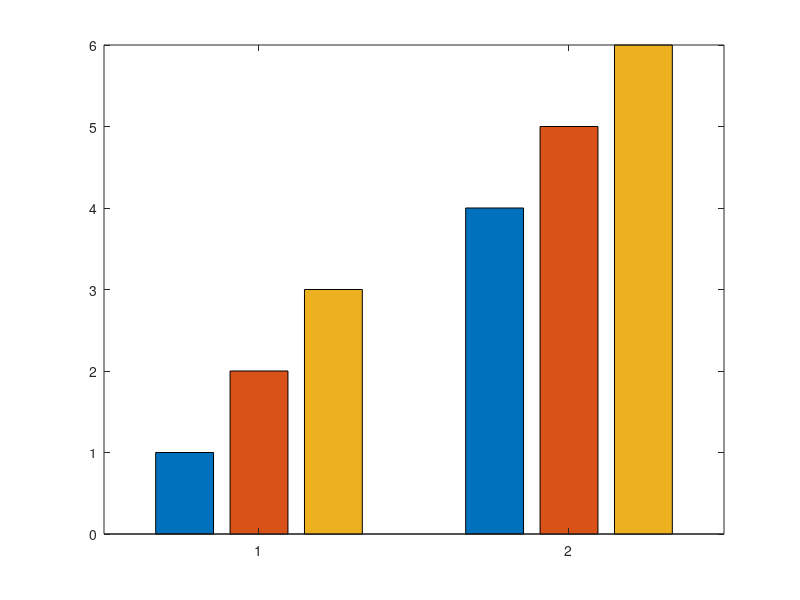
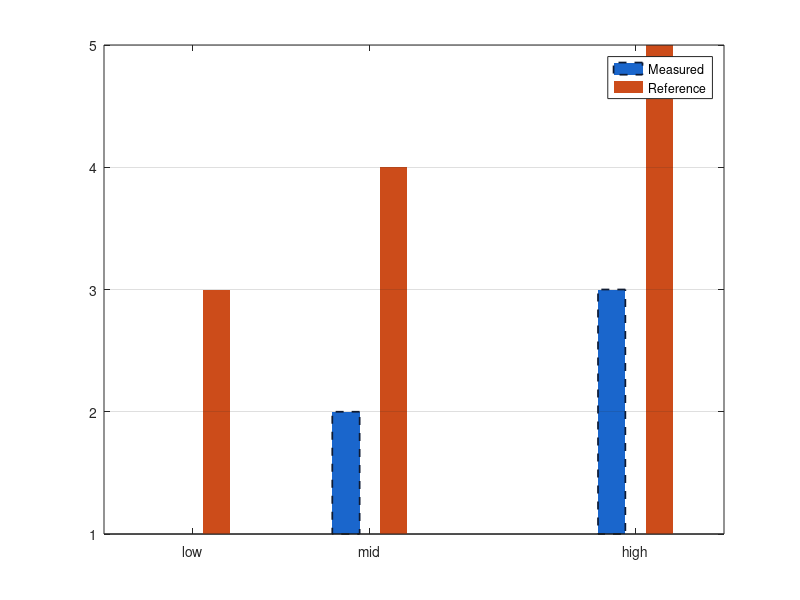
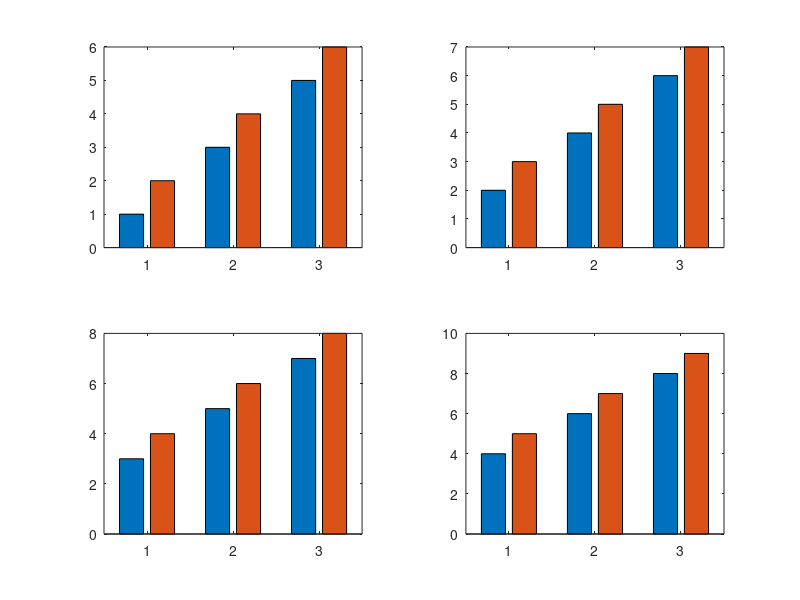

These charts were generated, in order, by the following MATLAB code:
function evidence = auditM52GroupedBarRuntime(outputPath)
%AUDITM52GROUPEDBARRUNTIME Capture privacy-safe grouped-bar runtime evidence.
    if nargin < 1, outputPath = ''; end
    evidence = struct('runtime', runtimeInfo(), 'fixtures', {{}});
    evidence.fixtures{end+1} = inspectBasic();
    evidence.fixtures{end+1} = inspectStyled();
    evidence.fixtures{end+1} = inspectSubplots();
    if ~isempty(outputPath)
        folder = fileparts(outputPath); if exist(folder, 'dir') ~= 7, mkdir(folder); end
        fid = fopen(outputPath, 'w'); cleanup = onCleanup(@() fclose(fid));
        fwrite(fid, jsonencode(evidence, 'PrettyPrint', true), 'char'); clear cleanup;
    end
end

function fixture = inspectBasic()
    fig=figure('Visible','off');cleanup=onCleanup(@()close(fig));ax=axes('Parent',fig);
    bars=bar(ax,[1 2 3;4 5 6],'grouped');
    fixture=inspectFixture('basic_grouped',fig,ax,bars,[]);clear cleanup;
end

function fixture = inspectStyled()
    fig=figure('Visible','off');cleanup=onCleanup(@()close(fig));ax=axes('Parent',fig);
    bars=bar(ax,[2 4 7],[1 3;2 4;3 5],.65,'grouped');
    set(bars(1),'DisplayName','Measured','FaceColor',[.1 .4 .8], ...
        'EdgeColor',[.05 .1 .2],'LineWidth',1.25,'LineStyle','--','BaseValue',1);
    set(bars(2),'DisplayName','Reference','FaceColor',[.8 .3 .1], ...
        'EdgeColor','none','LineWidth',.75,'LineStyle',':','BaseValue',1);
    set(ax,'XTick',[2 4 7],'XTickLabel',{'low','mid','high'},'YGrid','on');
    legend(ax,'show');
    fixture=inspectFixture('styled_grouped',fig,ax,bars,findLegend(fig));clear cleanup;
end

function fixture = inspectSubplots()
    fig=figure('Visible','off');cleanup=onCleanup(@()close(fig));
    axesEvidence=cell(1,4);
    for k=1:4
        ax=subplot(2,2,k,'Parent',fig);bars=bar(ax,[1 2 3],[k k+1;k+2 k+3;k+4 k+5],'grouped');
        axesEvidence{k}=inspectAxes(ax,bars,[]);
    end
    fixture=struct('name','four_axes','figureChildren',{childEvidence(fig)}, ...
        'axes',{axesEvidence});clear cleanup;
end

function fixture=inspectFixture(name,fig,ax,bars,legendHandle)
    fixture=struct('name',name,'figureChildren',{childEvidence(fig)}, ...
        'axes',{{inspectAxes(ax,bars,legendHandle)}});
end

function result=inspectAxes(ax,bars,legendHandle)
    series=cell(1,numel(bars));for k=1:numel(bars),series{k}=inspectBar(bars(k));end
    result=struct('class',class(ax),'type',safeGet(ax,'Type'), ...
        'position',row(safeGet(ax,'Position')),'xlim',row(safeGet(ax,'XLim')), ...
        'ylim',row(safeGet(ax,'YLim')),'xtick',row(safeGet(ax,'XTick')), ...
        'xticklabel',{cellText(safeGet(ax,'XTickLabel'))}, ...
        'xgrid',safeGet(ax,'XGrid'),'ygrid',safeGet(ax,'YGrid'), ...
        'children',{childEvidence(ax)},'series',{series}, ...
        'legend',inspectLegend(legendHandle));
end

function result=inspectBar(handle)
    names={'Type','Parent','XData','YData','BarWidth','BaseValue','Horizontal', ...
        'BarLayout','FaceColor','FaceAlpha','EdgeColor','EdgeAlpha','LineStyle', ...
        'LineWidth','Visible','DisplayName','CData','XOffset','XEndPoints', ...
        'YEndPoints','Baseline','UserData'};
    result=struct('class',class(handle));
    for k=1:numel(names),result.(lower(names{k}))=privacyValue(safeGet(handle,names{k}));end
    result.children=childEvidence(handle);
    baseline=safeGet(handle,'Baseline');
    if ishandleValue(baseline)
        result.baselineEvidence=struct('class',class(baseline),'type',safeGet(baseline,'Type'), ...
            'parentClass',class(safeGet(baseline,'Parent')),'baseValue',privacyValue(safeGet(baseline,'BaseValue')), ...
            'visible',privacyValue(safeGet(baseline,'Visible')));
    else
        result.baselineEvidence=struct();
    end
end

function result=inspectLegend(handle)
    if isempty(handle),result=struct();return;end
    result=struct('class',class(handle),'type',safeGet(handle,'Type'), ...
        'parentClass',class(safeGet(handle,'Parent')),'string',{cellText(safeGet(handle,'String'))}, ...
        'children',{childEvidence(handle)});
end

function items=childEvidence(parent)
    try,children=flipud(allchild(parent));catch,children=[];end
    items=cell(1,numel(children));
    for k=1:numel(children)
        items{k}=struct('class',class(children(k)),'type',safeGet(children(k),'Type'), ...
            'tag',privacyValue(safeGet(children(k),'Tag')), ...
            'handleVisibility',privacyValue(safeGet(children(k),'HandleVisibility')), ...
            'visible',privacyValue(safeGet(children(k),'Visible')));
    end
end

function result=findLegend(fig)
    result=[];children=allchild(fig);
    for k=1:numel(children)
        type=safeGet(children(k),'Type');tag=safeGet(children(k),'Tag');
        if strcmp(type,'legend')||(strcmp(type,'axes')&&strcmp(tag,'legend')),result=children(k);return;end
    end
end

function value=safeGet(handle,name)
    try,value=get(handle,name);catch,value=[];end
end

function value=privacyValue(value)
    if isnumeric(value)||islogical(value),value=double(value);elseif ischar(value),value=char(value);
    elseif iscell(value),value=cellfun(@privacyValue,value,'UniformOutput',false);else,value=class(value);end
end

function yes=ishandleValue(value)
    yes=false;try,yes=isscalar(value)&&ishandle(value);catch,end
end

function value=row(value),if isnumeric(value),value=reshape(double(value),1,[]);end,end
function value=cellText(value)
    if ischar(value),value=cellstr(value);elseif isstring(value),value=cellstr(value);end
end

function info=runtimeInfo()
    if exist('OCTAVE_VERSION','builtin'),kind='octave';versionValue=OCTAVE_VERSION;release='';
    else,kind='matlab';versionValue=version;release=version('-release');end
    info=struct('kind',kind,'version',versionValue,'release',release,'computer',computer);
end
